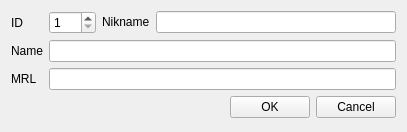
<?xml version="1.0" encoding="UTF-8"?>
<ui version="4.0">
 <class>camAddDialog</class>
 <widget class="QDialog" name="camAddDialog">
  <property name="geometry">
   <rect>
    <x>0</x>
    <y>0</y>
    <width>407</width>
    <height>132</height>
   </rect>
  </property>
  <property name="windowTitle">
   <string>New camera</string>
  </property>
  <layout class="QVBoxLayout" name="verticalLayout">
   <item>
    <layout class="QGridLayout" name="gridLayout">
     <item row="0" column="0">
      <widget class="QLabel" name="label_2">
       <property name="sizePolicy">
        <sizepolicy hsizetype="Fixed" vsizetype="Preferred">
         <horstretch>0</horstretch>
         <verstretch>0</verstretch>
        </sizepolicy>
       </property>
       <property name="text">
        <string>ID</string>
       </property>
      </widget>
     </item>
     <item row="0" column="1">
      <widget class="QSpinBox" name="sbID">
       <property name="minimum">
        <number>1</number>
       </property>
       <property name="maximum">
        <number>255</number>
       </property>
      </widget>
     </item>
     <item row="0" column="2">
      <widget class="QLabel" name="label">
       <property name="sizePolicy">
        <sizepolicy hsizetype="Fixed" vsizetype="Fixed">
         <horstretch>0</horstretch>
         <verstretch>0</verstretch>
        </sizepolicy>
       </property>
       <property name="text">
        <string>Nikname</string>
       </property>
      </widget>
     </item>
     <item row="0" column="3">
      <widget class="QLineEdit" name="edSysName"/>
     </item>
     <item row="1" column="0">
      <widget class="QLabel" name="label_3">
       <property name="sizePolicy">
        <sizepolicy hsizetype="Fixed" vsizetype="Preferred">
         <horstretch>0</horstretch>
         <verstretch>0</verstretch>
        </sizepolicy>
       </property>
       <property name="text">
        <string>Name</string>
       </property>
      </widget>
     </item>
     <item row="1" column="1" colspan="3">
      <widget class="QLineEdit" name="edName">
       <property name="text">
        <string/>
       </property>
      </widget>
     </item>
     <item row="2" column="0">
      <widget class="QLabel" name="label_4">
       <property name="sizePolicy">
        <sizepolicy hsizetype="Fixed" vsizetype="Preferred">
         <horstretch>0</horstretch>
         <verstretch>0</verstretch>
        </sizepolicy>
       </property>
       <property name="text">
        <string>MRL</string>
       </property>
      </widget>
     </item>
     <item row="2" column="1" colspan="3">
      <widget class="QLineEdit" name="edMRL"/>
     </item>
    </layout>
   </item>
   <item>
    <layout class="QHBoxLayout" name="horizontalLayout">
     <item>
      <spacer name="horizontalSpacer">
       <property name="orientation">
        <enum>Qt::Horizontal</enum>
       </property>
       <property name="sizeHint" stdset="0">
        <size>
         <width>40</width>
         <height>20</height>
        </size>
       </property>
      </spacer>
     </item>
     <item>
      <widget class="QPushButton" name="pushButtonAccept">
       <property name="text">
        <string>OK</string>
       </property>
       <property name="autoDefault">
        <bool>false</bool>
       </property>
      </widget>
     </item>
     <item>
      <widget class="QPushButton" name="pushButtonReject">
       <property name="text">
        <string>Cancel</string>
       </property>
       <property name="autoDefault">
        <bool>false</bool>
       </property>
      </widget>
     </item>
    </layout>
   </item>
   <item>
    <spacer name="verticalSpacer">
     <property name="orientation">
      <enum>Qt::Vertical</enum>
     </property>
     <property name="sizeHint" stdset="0">
      <size>
       <width>20</width>
       <height>40</height>
      </size>
     </property>
    </spacer>
   </item>
  </layout>
 </widget>
 <resources/>
 <connections>
  <connection>
   <sender>edMRL</sender>
   <signal>textChanged(QString)</signal>
   <receiver>camAddDialog</receiver>
   <slot>onChanged()</slot>
   <hints>
    <hint type="sourcelabel">
     <x>63</x>
     <y>69</y>
    </hint>
    <hint type="destinationlabel">
     <x>33</x>
     <y>79</y>
    </hint>
   </hints>
  </connection>
  <connection>
   <sender>edName</sender>
   <signal>textChanged(QString)</signal>
   <receiver>camAddDialog</receiver>
   <slot>onChanged()</slot>
   <hints>
    <hint type="sourcelabel">
     <x>151</x>
     <y>45</y>
    </hint>
    <hint type="destinationlabel">
     <x>6</x>
     <y>42</y>
    </hint>
   </hints>
  </connection>
  <connection>
   <sender>edSysName</sender>
   <signal>textChanged(QString)</signal>
   <receiver>camAddDialog</receiver>
   <slot>onChanged()</slot>
   <hints>
    <hint type="sourcelabel">
     <x>171</x>
     <y>18</y>
    </hint>
    <hint type="destinationlabel">
     <x>398</x>
     <y>11</y>
    </hint>
   </hints>
  </connection>
  <connection>
   <sender>sbID</sender>
   <signal>valueChanged(int)</signal>
   <receiver>camAddDialog</receiver>
   <slot>onChanged()</slot>
   <hints>
    <hint type="sourcelabel">
     <x>55</x>
     <y>20</y>
    </hint>
    <hint type="destinationlabel">
     <x>31</x>
     <y>13</y>
    </hint>
   </hints>
  </connection>
  <connection>
   <sender>pushButtonAccept</sender>
   <signal>clicked()</signal>
   <receiver>camAddDialog</receiver>
   <slot>accept()</slot>
   <hints>
    <hint type="sourcelabel">
     <x>281</x>
     <y>130</y>
    </hint>
    <hint type="destinationlabel">
     <x>204</x>
     <y>114</y>
    </hint>
   </hints>
  </connection>
  <connection>
   <sender>pushButtonReject</sender>
   <signal>clicked()</signal>
   <receiver>camAddDialog</receiver>
   <slot>reject()</slot>
   <hints>
    <hint type="sourcelabel">
     <x>362</x>
     <y>130</y>
    </hint>
    <hint type="destinationlabel">
     <x>204</x>
     <y>114</y>
    </hint>
   </hints>
  </connection>
 </connections>
 <slots>
  <slot>onChanged()</slot>
 </slots>
</ui>
